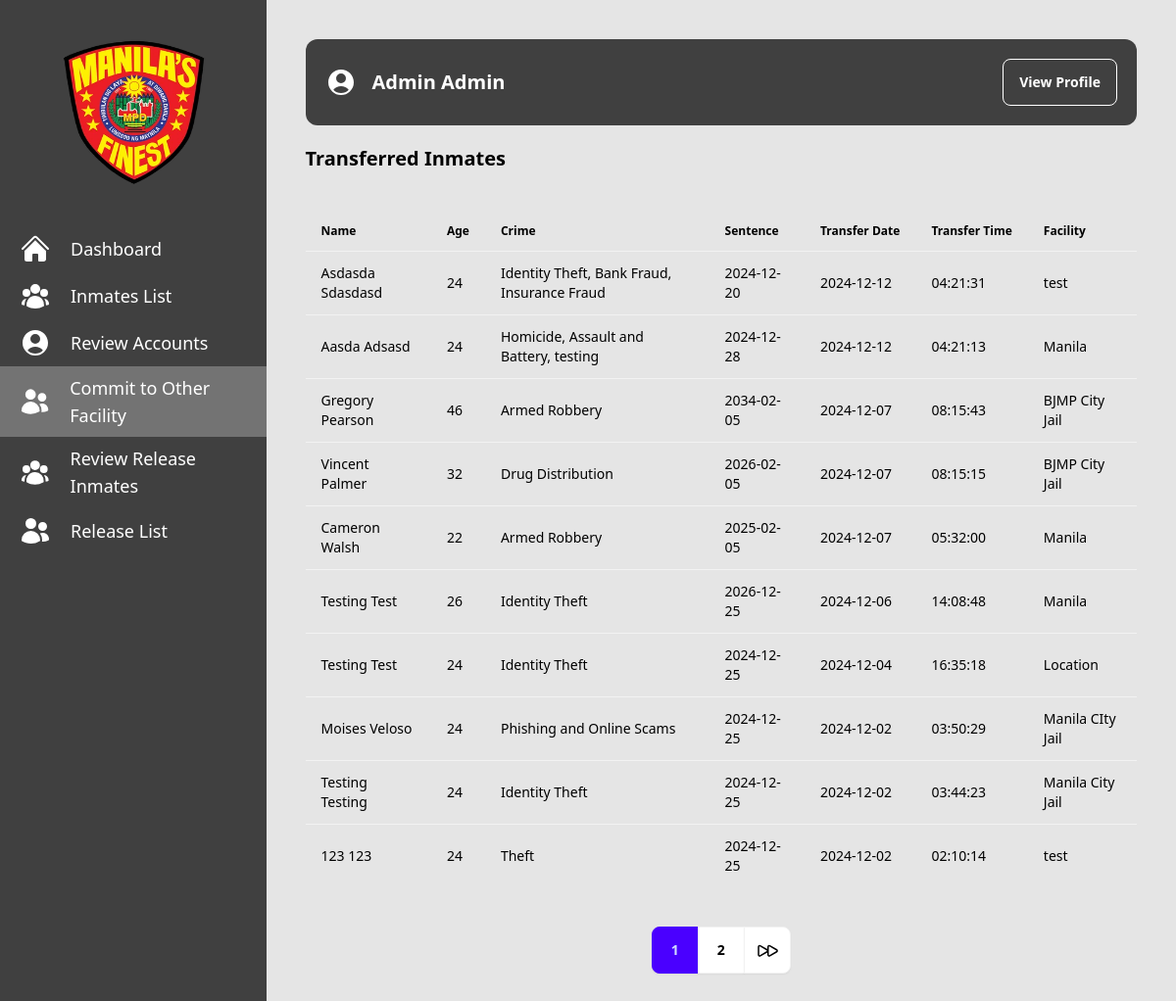
The app's page /transfered_admin.php (signed in) with its own data.
### tables this page shows
CREATE TABLE `users` (
  `user_id` int(11) NOT NULL,
  `first_name` varchar(100) NOT NULL,
  `last_name` varchar(100) NOT NULL,
  `middle_name` varchar(100) DEFAULT NULL,
  `email` varchar(255) NOT NULL,
  `username` varchar(100) NOT NULL,
  `password_hashed` varchar(255) NOT NULL,
  `role` enum('Admin','User') NOT NULL,
  `verification_code` varchar(6) DEFAULT NULL,
  `status` enum('Pending','Verified','Suspended','Reviewing') DEFAULT 'Pending',
  `created_at` timestamp NOT NULL DEFAULT current_timestamp(),
  `updated_at` timestamp NOT NULL DEFAULT current_timestamp() ON UPDATE current_timestamp()
);

CREATE TABLE `inmate_transfers` (
  `transfer_id` int(11) NOT NULL,
  `inmate_id` bigint(20) UNSIGNED NOT NULL,
  `transfer_location` varchar(255) NOT NULL,
  `transfer_date` timestamp NOT NULL DEFAULT current_timestamp(),
  `user_id` int(11) NOT NULL
);

CREATE TABLE `inmates` (
  `id` bigint(20) UNSIGNED NOT NULL,
  `firstname` varchar(50) NOT NULL,
  `lastname` varchar(50) NOT NULL,
  `middlename` varchar(50) DEFAULT NULL,
  `gender` enum('Male','Female','Other') NOT NULL,
  `case_detail` text NOT NULL,
  `date_admitted` date DEFAULT NULL,
  `date_release` date DEFAULT NULL,
  `case_number` varchar(255) DEFAULT NULL,
  `image_path` varchar(255) DEFAULT NULL,
  `image_data_path` varchar(255) DEFAULT NULL,
  `verify_image` varchar(255) DEFAULT NULL,
  `status` enum('detained','released','reviewing','transferred') NOT NULL DEFAULT 'detained',
  `suffix` varchar(10) DEFAULT NULL,
  `birthday` date DEFAULT NULL,
  `emergency_contact` varchar(255) DEFAULT NULL,
  `arresting_officers` varchar(255) DEFAULT NULL,
  `ioc` varchar(255) DEFAULT NULL,
  `address` varchar(255) DEFAULT NULL,
  `date_time_arrested` datetime DEFAULT NULL
);

### transfered_admin.php (the view, shortened to what this page needs)
<?php
require 'controllers/db_conn.php';
$username = $_SESSION['username'];
$stmt = $conn->prepare("SELECT * FROM users WHERE username = ?");
$stmt->bind_param("s", $username);
$stmt->execute();
$result = $stmt->get_result();
if ($result->num_rows > 0) {
    $user = $result->fetch_assoc();
} else {
    echo "No user found.";
    exit;
}
?>
<!DOCTYPE html>
<html lang="en">
<head>
    <link rel="stylesheet" href="node_modules/sweetalert2/dist/sweetalert2.min.css">
    <link rel="stylesheet" href="src/output.css">
</head>
<body class="bg-neutral-200">
    <div class="flex flex-row relative">
        <ul class="flex flex-col w-96 bg-neutral-700 text-white h-dvh sticky top-0">
            <img src="img/police-logo.png" alt="police-logo.png" class="my-10 self-center" style="width: 150px; height: 150px;">
            <li class="hover:bg-neutral-500">
          <a href="dashboard.php" class="flex items-center pl-5 py-2">
            <h1 class="pl-5 text-lg">Dashboard</h1>
          </a>
        </li>
            <li class="hover:bg-neutral-500">
                <a href="inmate_admin.php" class="flex items-center pl-5 py-2">
                    <h1 class="pl-5 text-lg">Inmates List</h1>
                </a>
            </li>
        <li class="hover:bg-neutral-500">
          <a href="review_accounts.php" class="flex items-center pl-5 py-2">
            <h1 class="pl-5 text-lg">Review Accounts</h1>
          </a>
        </li>
        <li class="hover:bg-neutral-500">
            <a href="transfered_admin.php" class="flex items-center pl-5 py-2 bg-neutral-500">
                <h1 class="pl-5 text-lg">Commit to Other Facility</h1>
           </a>
        </li>
        <li class="hover:bg-neutral-500">
          <a href="pendingRelease.php" class="flex items-center pl-5 py-2">
            <h1 class="pl-5 text-lg">Review Release Inmates</h1>
          </a>
        </li>
        <li class="hover:bg-neutral-500">
            <a href="release_admin.php" class="flex items-center pl-5 py-2">
            <h1 class="pl-5 text-lg">Release List</h1>
            </a>
        </li>
        </ul>
        <div class="m-10 w-full">
            <div class="flex justify-between bg-neutral-700  p-5 rounded-xl mb-5">
                <div class="flex items-center gap-4 w-auto">
                    <h2 class="text-xl font-semibold text-white">
                        <?php echo htmlspecialchars($user['first_name'] . ' ' . $user['last_name']); ?>
                    </h2>
                </div>
                <div class="flex items-center gap-4">
                    <button class="btn btn-outline btn-neutral text-white" onclick="profile.showModal()">
                        View Profile
                    </button>
                </div>
            </div>
            <div class="text-black">
                <div class="flex items-center justify-between pb-10">
                    <p class="font-semibold text-xl">Transferred Inmates</p>
                </div>
                <table class="table">
                    <thead>
                        <tr class="text-black">
                            <th>Name</th>
                            <th>Age</th>
                            <th>Crime</th>
                            <th>Sentence</th>
                            <th>Transfer Date</th>
                            <th>Transfer Time</th>
                            <th>Facility</th>
                        </tr>
                    </thead>
                    <tbody>
                        <?php
                        include 'controllers/db_conn.php';
                        $limit = 10;
                        $page = isset($_GET['page']) ? (int)$_GET['page'] : 1;
                        $start = ($page - 1) * $limit;
                        $total_results = $conn->query("SELECT COUNT(*) AS count FROM inmate_transfers WHERE transfer_date IS NOT NULL")->fetch_assoc()['count'];
                        $total_pages = ceil($total_results / $limit);
                        $query = "SELECT i.*,
                                  it.transfer_date,
                                  it.transfer_location as facility,
                                  TIMESTAMPDIFF(YEAR, i.birthday, CURDATE()) as age
                                  FROM inmates i
                                  INNER JOIN inmate_transfers it ON i.id = it.inmate_id
                                  WHERE i.status = 'transferred'
                                  ORDER BY it.transfer_date DESC
                                  LIMIT $start, $limit";
                        $result = $conn->query($query);
                        if ($result->num_rows > 0) {
                            while ($row = $result->fetch_assoc()) {
                                $transfer_datetime = new DateTime($row['transfer_date']);
                                echo "<tr class='hover:bg-gray-300 text-black'>";
                                echo "<td>{$row['firstname']} {$row['lastname']}</td>";
                                echo "<td>{$row['age']}</td>";
                                echo "<td>{$row['case_detail']}</td>";
                                echo "<td>" . ($row['date_release'] ? date('Y-m-d', strtotime($row['date_release'])) : 'N/A') . "</td>";
                                echo "<td>" . $transfer_datetime->format('Y-m-d') . "</td>";
                                echo "<td>" . $transfer_datetime->format('H:i:s') . "</td>";
                                echo "<td>{$row['facility']}</td>";
                                echo "</tr>";
                            }
                        } else {
                            echo "<tr><td colspan='8' class='text-center'>No transferred inmates found.</td></tr>";
                        }
                        ?>
                    </tbody>
                </table>
            </div>
            <div class="flex justify-center">
            <div class="join my-10">
                <?php for ($i = 1; $i <= $total_pages; $i++): ?>
                    <input class="join-item btn btn-square hover:bg-neutral-400  <?= $page == $i ? 'bg-green-400 text-white' : 'bg-white text-black' ?>"
                           type="radio"
                           name="options"
                           aria-label="<?= $i ?>"
                           value="<?= $i ?>"
                           <?= $page == $i ? 'checked="checked"' : '' ?>
                           onchange="window.location.href='?page=<?= $i ?>'" />
                <?php endfor; ?>
                <?php if ($page < $total_pages): ?>
                    <button class="join-item btn btn-square bg-white hover:bg-neutral-400" onclick="window.location.href='?page=<?= $page + 1 ?>'">
                    </button>
                <?php endif; ?>
            </div>
        </div>
        </div>
    </div>
</body>
</html>

### records on screen
users: first_name+last_name "Admin Admin"
inmate_transfers: inmate.firstname "Asdasda", inmate.lastname "Sdasdasd", age "24", inmate.case_detail "Identity Theft, Bank Fraud, Insurance Fraud", inmate.date_release "2024-12-20", transfer_date "2024-12-12", transfer_date "04:21:31", transfer_location "test"
inmate_transfers: inmate.firstname "Aasda", inmate.lastname "Adsasd", age "24", inmate.case_detail "Homicide, Assault and Battery, testing", inmate.date_release "2024-12-28", transfer_date "2024-12-12", transfer_date "04:21:13", transfer_location "Manila"
inmate_transfers: inmate.firstname "Gregory", inmate.lastname "Pearson", age "46", inmate.case_detail "Armed Robbery", inmate.date_release "2034-02-05", transfer_date "2024-12-07", transfer_date "08:15:43", transfer_location "BJMP City Jail"
inmate_transfers: inmate.firstname "Vincent", inmate.lastname "Palmer", age "32", inmate.case_detail "Drug Distribution", inmate.date_release "2026-02-05", transfer_date "2024-12-07", transfer_date "08:15:15", transfer_location "BJMP City Jail"
inmate_transfers: inmate.firstname "Cameron", inmate.lastname "Walsh", age "22", inmate.case_detail "Armed Robbery", inmate.date_release "2025-02-05", transfer_date "2024-12-07", transfer_date "05:32:00", transfer_location "Manila"
inmate_transfers: inmate.firstname "Testing", inmate.lastname "Test", age "26", inmate.case_detail "Identity Theft", inmate.date_release "2026-12-25", transfer_date "2024-12-06", transfer_date "14:08:48", transfer_location "Manila"
inmate_transfers: inmate.firstname "Testing", inmate.lastname "Test", age "24", inmate.case_detail "Identity Theft", inmate.date_release "2024-12-25", transfer_date "2024-12-04", transfer_date "16:35:18", transfer_location "Location"
inmate_transfers: inmate.firstname "Moises", inmate.lastname "Veloso", age "24", inmate.case_detail "Phishing and Online Scams", inmate.date_release "2024-12-25", transfer_date "2024-12-02", transfer_date "03:50:29", transfer_location "Manila CIty Jail"
inmate_transfers: inmate.firstname "Testing", inmate.lastname "Testing", age "24", inmate.case_detail "Identity Theft", inmate.date_release "2024-12-25", transfer_date "2024-12-02", transfer_date "03:44:23", transfer_location "Manila City Jail"
inmate_transfers: inmate.firstname "123", inmate.lastname "123", age "24", inmate.case_detail "Theft", inmate.date_release "2024-12-25", transfer_date "2024-12-02", transfer_date "02:10:14", transfer_location "test"
